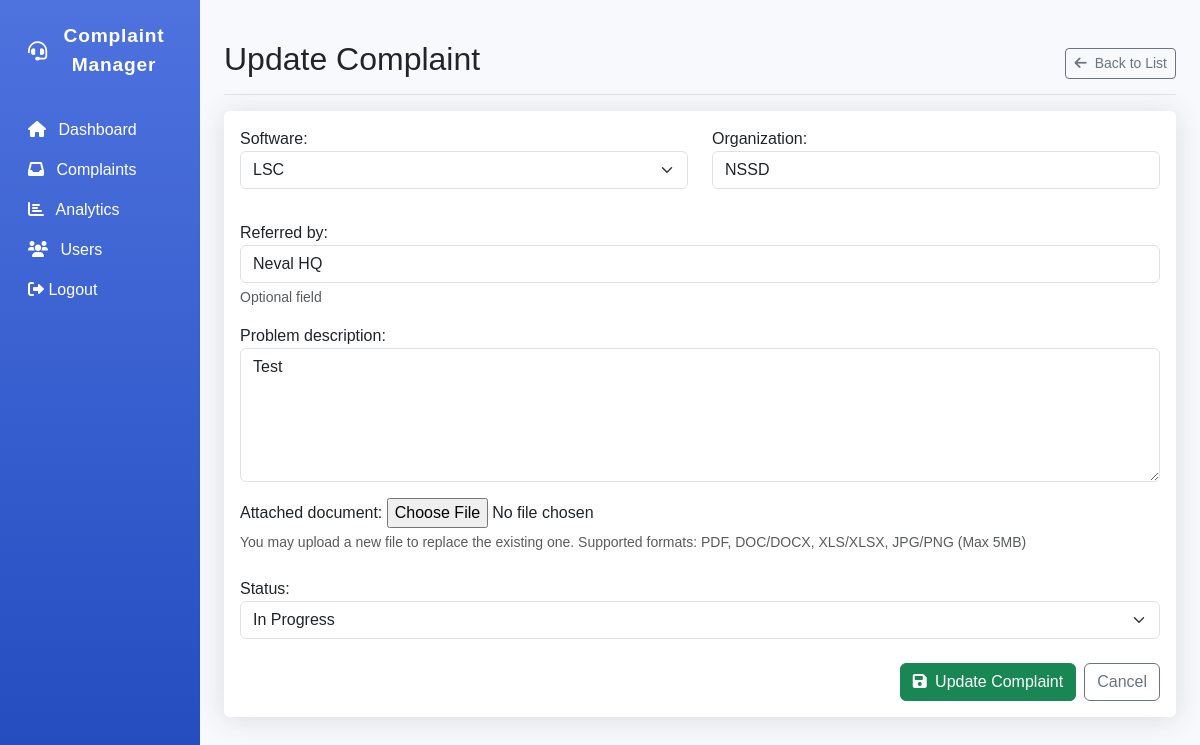
The app's page /api/complaints/2/update/ (signed in) with its own data.
### api/models.py (models this page shows, shortened)
class Complain(models.Model):
    STATUS_CHOICE = [
        ("Initiated", "Initiated"),
        ("In_Progress", "In Progress"),
        ("Resolved", "Resolved"),
    ]
    software = models.ForeignKey(Software, on_delete=models.CASCADE, related_name='complaints')
    organization = models.CharField(max_length=255)
    referred_by = models.CharField(max_length=255, blank=True)
    problem_description = models.TextField()
    attached_document = models.FileField(upload_to='complaints/documents/', null=True, blank=True)
    created_by = models.ForeignKey(CustomUser, on_delete=models.CASCADE, related_name='created_complaints')
    updated_by = models.ForeignKey(CustomUser, on_delete=models.CASCADE, null=True, blank=True, related_name='updated_complaints')
    status = models.CharField(max_length=20, choices=STATUS_CHOICE, default="initiated")
    created_at = models.DateTimeField(auto_now_add=True)
    updated_at = models.DateTimeField(auto_now=True)

### api/views.py (the view, shortened to what this page needs)
# urls.py: path('complaints/<int:pk>/update/', ComplainUpdateView.as_view(), name='complain_update'),
class ComplainUpdateView(LoginRequiredMixin, UpdateView):
    model = Complain
    form_class = ComplainUpdateForm
    template_name = 'api/complain_update.html'
    context_object_name = 'complain'

### api/forms.py
class ComplainUpdateForm(forms.ModelForm):
    status = forms.ChoiceField(choices=Complain.STATUS_CHOICE, widget=forms.Select(attrs={'class': 'form-select'}))
    problem_description = forms.CharField(
        widget=forms.Textarea(attrs={'rows': 5,'class': 'form-control'}),
        required=True
    )
    class Meta:
        model = Complain
        fields = [
            'software',
            'organization',
            'referred_by',
            'problem_description',
            'attached_document',
            'status'
        ]
        widgets = {
            'software': forms.Select(attrs={'class': 'form-select'}),
            'organization': forms.TextInput(attrs={'class': 'form-control'}),
            'referred_by': forms.TextInput(attrs={'class': 'form-control'}),
        }

### api/models.py (called while the page is built)
    def __str__(self):
        return self.name

### template/api/complain_update.html (shortened to what this page needs)
{% extends 'api/base.html' %}
{% load static %}
{% block content %}
<div class="container-fluid">
    <div class="row">
        {% include 'api/sidebar.html' %}
        <main class="col-md-9 ms-sm-auto col-lg-10 px-md-4 py-4">
            <div class="d-flex justify-content-between flex-wrap flex-md-nowrap align-items-center pt-3 pb-2 mb-3 border-bottom">
                <h1 class="h2">Update Complaint</h1>
                <div class="btn-toolbar mb-2 mb-md-0">
                    <a href="{% url 'complain_list' %}" class="btn btn-sm btn-outline-secondary">
                        <i class="fas fa-arrow-left me-1"></i> Back to List
                    </a>
                </div>
            </div>
            <div class="card">
                <div class="card-body">
                    <form method="post" enctype="multipart/form-data" novalidate>
                        <div class="row mb-3">
                            <div class="col-md-6">
                                <div class="mb-3">
                                    {{ form.software.label_tag }}
                                    {{ form.software }}
                                </div>
                            </div>
                            <div class="col-md-6">
                                <div class="mb-3">
                                    {{ form.organization.label_tag }}
                                    {{ form.organization }}
                                </div>
                            </div>
                        </div>
                        <div class="mb-3">
                            {{ form.referred_by.label_tag }}
                            {{ form.referred_by }}
                            <div class="form-text">Optional field</div>
                        </div>
                        <div class="mb-3">
                            {{ form.problem_description.label_tag }}
                            {{ form.problem_description }}
                        </div>
                        <div class="mb-4">
                            {{ form.attached_document.label_tag }}
                            {{ form.attached_document }}
                            <div class="form-text">
                                You may upload a new file to replace the existing one. Supported formats: PDF, DOC/DOCX, XLS/XLSX, JPG/PNG (Max 5MB)
                            </div>
                        </div>
                        <div class="mb-4">
                            {{ form.status.label_tag }}
                            {{ form.status }}
                        </div>
                        <div class="d-grid gap-2 d-md-flex justify-content-md-end">
                            <button type="submit" class="btn btn-success">
                                <i class="fas fa-save me-1"></i> Update Complaint
                            </button>
                            <a href="{% url 'complain_list' %}" class="btn btn-outline-secondary">
                                Cancel
                            </a>
                        </div>
                    </form>
                </div>
            </div>
        </main>
    </div>
</div>
{% endblock %}

### template/api/base.html (style rules this page uses)
:root { --primary-color: #4e73df; --secondary-color: #1cc88a; --danger-color: #e74a3b; --warning-color: #f6c23e; --dark-color: #5a5c69; }
body { font-family: 'Nunito', sans-serif; background-color: #f8f9fc; }
.card { border: none; border-radius: 0.35rem; box-shadow: 0 0.15rem 1.75rem 0 rgba(58, 59, 69, 0.15); }

### records on screen
Complain: software "LSC", organization "NSSD", referred_by "Neval HQ", problem_description "Test", status "In Progress"
